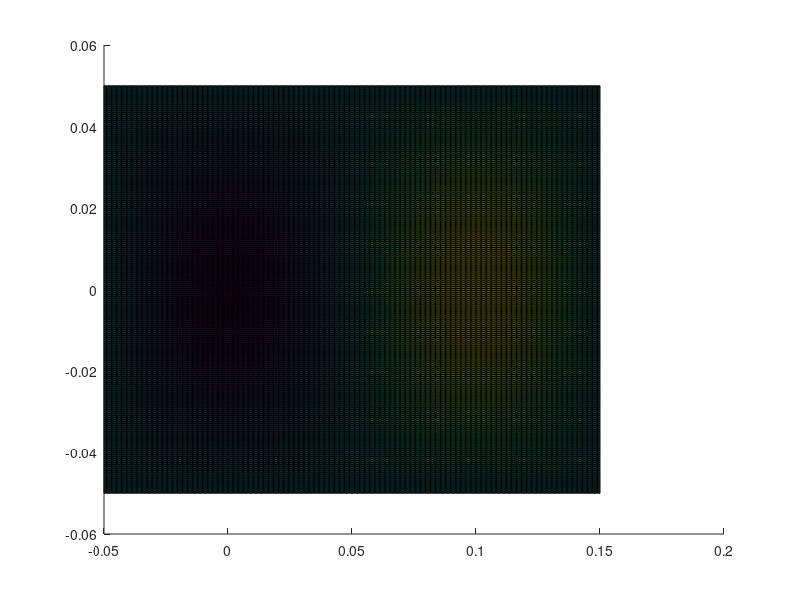

This chart was generated by the following MATLAB code: (Note: this script raises an error after producing the figure.)
% Cell contact assumptions: 2 particles only, both w/same (constant) radius
function cell_contact_att2()
clearvars; clc;
% Time range, constant values, and initial conditions
tstart = 0;
tstop = 3;
tspan = [tstart, tstop];
mu = 10^-3; % Water dynamic viscosity at 20°C, in Pa*s

% Defining 2 microcarriers
r_i = [90e-6; 90e-6]; % Microcarrier radii, in m
m = [2.79e-9; 2.79e-9]; % Microcarrier mass, in kg

g = [0, -9.81]; % gravitational acceleration, m/s^2
gx = g(1);
gy = g(2);
rho_f = 1000; % kg/m^3
n_microcarriers = length(m);
rho_i = m ./ (4 / 3 * pi * r_i.^3); % Density in g/cm^3

x0 = [0.09; 0.0902]; % Initial x position, m
y0 = [-0.01; -0.01]; % Initial y position, m
s0 = [x0; y0]; % Initial positions, m

vx0 = [0; 0]; % Initial x velocity, m/s
vy0 = [0; 0]; % Initial y velocity, m/s
v0 = [vx0; vy0]; % Initial velocity, m/s

% Properly format initial conditions for ode45
z0 = [s0; v0];

% Initial velocity values inspired by range seen in CMMC paper, Fig. 5A

% Define the vortex, boundaries, bonded pair list, and grid
A_TG = 0.005; % Amplitude of the TG vortex, in m^2/s
L_TG = 0.1; % Length of the TG vortex, in m

floor = -L_TG / 2; % The low y boundary
ceil = L_TG / 2; % The high y boundary (not as concerned with this in our physical setup)
l_wall = -L_TG / 2; % The left x boundary coordinate
r_wall = 3 * L_TG / 2; % The right x boundary

bonded_pairs = [0, 0]; % List of indices representing pairs of bonded agents

n_step = 199;
grid_sl = L_TG / n_step; % Side length of each square in the grid

[X,Y] = meshgrid(l_wall : grid_sl : r_wall, floor : grid_sl : ceil);

psi_TG = -A_TG*cos(pi * X / L_TG) .* cos(pi * Y / L_TG);

% Define background velocity field (x and y cpts)
vfx_disc = (A_TG * pi / L_TG) * cos(pi * X / L_TG) .* sin(pi * Y / L_TG);
vfy_disc = -(A_TG * pi / L_TG) * sin(pi * X / L_TG) .* cos(pi * Y / L_TG);

% Pass the number of microcarriers into the ODE solver

RelTol = 1e-6;
AbsTol = 1e-9;
options = odeset('Events', @(t, z) boundary(t, z, floor, ceil, l_wall, r_wall, n_microcarriers), ...
                 'Refine', 100, ...
                 'RelTol', RelTol, ...
                 'AbsTol', AbsTol);

%options = odeset('Events', @(t, z) boundary(t, z, floor, ceil, l_wall, r_wall, n_microcarriers), 'Refine', 100);

odeFun = @(t, z) eom(t, z, mu, r_i, vfx_disc, vfy_disc, X, Y, m, gx, gy, rho_f, rho_i, n_microcarriers);
[t, z_all] = ode45(odeFun, tspan, z0, options);

t_plot = t;
z_all_plot = z_all;

% This loop implements boundary interaction logic
while t(end) < tstop
    delta_t = 0.05; % Maximum time for one call to ode45
    tspan = [t_current, t_current + delta_t];  % Fixed step window (e.g. 0.05 s)

    % z vector takes the form [x1, x2, x3,..., y1, y2, y3,..., vx1, vx2, vx3,..., vy1, vy2, vy3]
    % Separate into vectors x0, y0, vx0, vy0
    % Identify indices of positions that have crossed the boundaries
    % Flip the corresponding velocities and adjust those positions to the
    % boundary
    z1 = z_all(end, :);
    x1 = z1(1:n_microcarriers)';
    y1 = z1(n_microcarriers+1:2*n_microcarriers)';
    vx1 = z1(2*n_microcarriers+1:3*n_microcarriers)';
    vy1 = z1(3*n_microcarriers+1:end)';

    left = find(x1 <= l_wall);
    right = find(x1 >= r_wall);
    low = find(y1 <= floor);
    high = find(y1 >= ceil);

    % If a particle hits either wall, replace and reverse x velocity
    if ~isempty(left)
        x1(left) = l_wall;
        vx1(left) = -vx1(left);
    end

    if ~isempty(right)
        x1(right) = r_wall;
        vx1(right) = -vx1(right);
    end

    % If it hits the floor or ceiling, replace and reverse y velocity
    if ~isempty(low)
        y1(low) = floor;
        vy1(low) = -vy1(low);
    end

    if ~isempty(high)
        y1(high) = ceil;
        vy1(high) = -vy1(high);
    end

    z1 = [x1; y1; vx1; vy1]; % New initial state

    % Reset time range to what's remaining
    tspan = [t(end), tstop];

    % Call ode45 with new adjusted conditions
    [t, z_all] = ode45(odeFun, tspan, z1, options);

    % Accumulate values of t, x, and y across all the calls
    t_plot = [t_plot; t];
    z_all_plot = [z_all_plot; z_all];
end

figure
hold on
[curlz,cav] = curl(X, Y, vfx_disc, vfy_disc);
c = pcolor(X, Y, curlz);
c.FaceColor = 'interp';
c.EdgeColor = 'none';

% Define three colors for the gradient
color_pos = [0.9290 0.6940 0.1250];   % Yellow for positive vorticity
color_neg = [0.00392156862745098 0.44313725490196076 0.7372549019607844];   % Blue for negative vorticity
color_zero = [0.8480392156862745 0.8911764705882353 0.9225490196078431];  % White for zero vorticity

% Create a custom colormap with a smooth transition between these three colors
numColors = 256;  % Number of colors in the colormap (higher resolution)
cmap_neg_to_zero = [linspace(color_neg(1), color_zero(1), numColors/2)', ...
    linspace(color_neg(2), color_zero(2), numColors/2)', ...
    linspace(color_neg(3), color_zero(3), numColors/2)'];

cmap_zero_to_pos = [linspace(color_zero(1), color_pos(1), numColors/2)', ...
    linspace(color_zero(2), color_pos(2), numColors/2)', ...
    linspace(color_zero(3), color_pos(3), numColors/2)'];

% Combine the two halves to form the full colormap
cmap = [cmap_neg_to_zero; cmap_zero_to_pos];

colormap(cmap);
cb = colorbar;
yl = ylabel(cb,'Vorticity','FontSize',10,'Rotation',270);

n_step_q = 20;
[X_q,Y_q] = meshgrid(l_wall : L_TG / n_step_q : r_wall, floor : L_TG / n_step_q : ceil);
vfx_disc_q = (A_TG * pi / L_TG) * cos(pi * X_q / L_TG) .* sin(pi * Y_q / L_TG);
vfy_disc_q = -(A_TG * pi / L_TG) * sin(pi * X_q / L_TG) .* cos(pi * Y_q / L_TG);
%q = quiver(X_q, Y_q, vfx_disc_q, vfy_disc_q, 'k');
col_list = ["black", "red", "blue", "magenta"];

x_plot = z_all_plot(:,1:n_microcarriers);
y_plot = z_all_plot(:,n_microcarriers+1:2*n_microcarriers);
vx_plot = z_all_plot(:,2*n_microcarriers+1:3*n_microcarriers);
vy_plot = z_all_plot(:,3*n_microcarriers+1:4*n_microcarriers);
v_plot = sqrt(vx_plot.^2+vy_plot.^2);
dist_plot = sqrt((x_plot(:, 2) - x_plot(:, 1)).^2 + (y_plot(:, 2) - y_plot(:, 1)).^2);

for i=1:n_microcarriers
    plot(x_plot(:,i), y_plot(:,i), 'color', col_list(i));
    plot(s0(i), s0(i+n_microcarriers), "or", "LineWidth", 1.25)
end
grid on
xlabel('x position (m)')
ylabel('y position (m)')
title('Cell-cell bonding proof-of-concept in TG Vortex')
%title('Microcarrier trajectories with boundary reflections, no background flow or forces')

% Boundary interaction event function
    function [value, isTerminal, direction] = boundary(t, z, floor, ceil, l_wall, r_wall, n_microcarriers)
        % z vector takes the form [x1, x2, x3, y1, y2, y3, vx1, vx2, vx3, vy1, vy2, vy3]

        x = z(1:n_microcarriers);
        y = z(n_microcarriers+1:2*n_microcarriers);

        value = [(x - l_wall); (x - r_wall); (y - floor); (y - ceil)];
        isTerminal(value ~= 0) = 1;
        direction = 0;
    end

% Fully vectorized numerical solution
    function dzdt = eom(t, z, mu, r_i, vfx_disc, vfy_disc, X, Y, m, gx, gy, rho_f, rho_i, n_microcarriers)
        dzdt = zeros(4 * n_microcarriers, 1);  % Initialize the output vector for all microcarriers
        % z vector takes the form [x1, x2, x3, y1, y2, y3, vx1, vx2, vx3, vy1, vy2, vy3]
        % Extract positions, velocities, and other parameters for each particle
        x = z(1:n_microcarriers);  % x positions
        y = z(n_microcarriers+1:2*n_microcarriers); % y positions
        vx = z(2*n_microcarriers+1:3*n_microcarriers);  % x velocities
        vy = z(3*n_microcarriers+1:end);      % y velocities

        % Interpolating to find background flow at the particle's position
        vfx = interp2(X, Y, vfx_disc, x, y, 'linear', 0);
        vfy = interp2(X, Y, vfy_disc, x, y, 'linear', 0);

        % Position derivatives
        dxdt = vx;
        dydt = vy;

        % Gravity/buoyancy and drag forces in x and y dir
        Fgx = m .* gx .* (1 - rho_f ./ rho_i); % N
        Fdx = -(6 * pi * mu * r_i .* (vx - vfx)); % N
        % Fgx = 0;
        % Fdx = 0;

        Fgy = m .* gy .* (1 - rho_f ./ rho_i); % N
        Fdy = -(6 * pi * mu * r_i .* (vy - vfy)); % N
        % Fgy = 0;
        % Fdy = 0;

        % Calculating particle distances
        delta_c = 2*r_i(1); % Bond formation threshold, m
        % ^Highly simplified, principle is the sum of the radii of the particles involved
        delta_d = 1.4*delta_c; % Bond breaking threshold, m
        dist_x = z(2)-z(1);
        dist_y = z(4)-z(3);
        dist = sqrt((dist_x)^2 + (dist_y)^2); % Distance between the two particles, m
        theta_1 = atan2(-dist_y, -dist_x); % Angle of particle 1 relative to particle 2, radians
        theta_2 = atan2(dist_y, dist_x); % Angle of particle 2 relative to particle 1, radians
        theta = [theta_1; theta_2];

        bond = ismember(bonded_pairs, [1, 2], "rows");
        if any(bond) % If the particles are bonded
            if dist > delta_d % If the bond is broken
                bonded_pairs(bond, :) = []; % Remove the pair (row) from bonded_pairs

                % Solve without the bond force (drag and buoyancy)
                dvxdt = (Fgx + Fdx) ./ m; % Acceleration in x dir, m/s^2
                dvydt = (Fgy + Fdy) ./ m; % Acceleration in y dir, m/s^2
            else
                % Solve with the bond force (plus drag and buoyancy)
                delta_ij = delta_c - dist; % Degree of separation or overlap, m
                K_ij = 1e-3; % Spring constant, N/m (SA)
                s_ij = 0.2; % Bond sensitivity (SA)
                F_ij = K_ij * delta_ij * tanh(s_ij/abs(delta_ij));
                F_ijx = F_ij .* cos(theta);
                F_ijy = F_ij .* sin(theta);

                dvxdt = (Fgx + Fdx + F_ijx) ./ m;
                dvydt = (Fgy + Fdy + F_ijy) ./ m;

            end
        else
            if dist > delta_c
                % Solve without the bond force
                % Solve without the bond force (drag and buoyancy)
                dvxdt = (Fgx + Fdx) ./ m; % Acceleration in x dir, m/s^2
                dvydt = (Fgy + Fdy) ./ m; % Acceleration in y dir, m/s^2

            else
                % Add the pair to bonded_pairs
                bonded_pairs(end+1, :) = [min(1,2), max(1,2)];

                % Solve with the bond force (plus drag and buoyancy)
                delta_ij = delta_c - dist; % Degree of separation or overlap, m
                K_ij = 1e-3; % Spring constant, N/m (SA)
                s_ij = 0.2; % Bond sensitivity (SA)
                F_ij = K_ij * delta_ij * tanh(s_ij/abs(delta_ij));
                F_ijx = F_ij .* cos(theta);
                F_ijy = F_ij .* sin(theta);

                dvxdt = (Fgx + Fdx + F_ijx) ./ m;
                dvydt = (Fgy + Fdy + F_ijy) ./ m;
            end
        end

        % Store the position and velocity derivatives
        dzdt(1:n_microcarriers) = dxdt;
        dzdt(n_microcarriers+1:2*n_microcarriers) = dydt;
        dzdt(2*n_microcarriers+1:3*n_microcarriers) = dvxdt;
        dzdt(3*n_microcarriers+1:end) = dvydt;
    end


deltat = [0];
for i=2:length(t_plot)
    deltat(end+1) = t_plot(i) - t_plot(i-1);
end

% Plotting time step size over time of simulation
figure
plot(t_plot, deltat)
grid on
xlabel('time (s)')
ylabel('time step size (s)')
title('Time step size throughout the simulation — with bonding')

% Plotting velocity over time of simulation
% figure
% for i=1:n_microcarriers
%     hold on
%     plot(t_plot, v_plot(:, i))
%     grid on
%     xlabel('time (s)')
%     ylabel('velocity (m/s)')
% end

% Plotting distance between particles over time
figure
hold on
plot(t_plot, dist_plot, 'LineWidth',2)
yline(2*r_i(1), '-', 'bonding threshold', 'LineWidth',1)
grid on
xlabel('time (s)')
ylabel('particle distance (m)')
title('distance between particles 1 and 2 — without bonding')
end